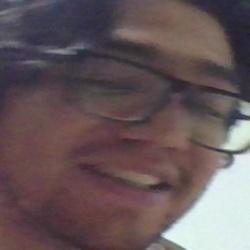
#> input picture TensorFlow/dataset/ignacio/rostro_100.jpg, 250 x 250 px, given in place of the camera
$ python flujo_optico.py
#> lines starting #> are read from the running program, lines starting #| are printed output that depends on the picture; after the words box and inside, x2 and y2 are one past the last pixel; in counts of white or black regions, pixels touching at a corner belong together
# flujo optico
# del tutorial de opencv

import cv2
import numpy as np

# [49 lines left out: function dense_optical_flow, not called in this run]

def lucas_kanade_method(video_path):
    # Read the video
#> called with video_path = 0
    cap = cv2.VideoCapture(video_path)

    # Parameters for ShiTomasi corner detection
    feature_params = dict(maxCorners=100, qualityLevel=0.3, minDistance=7, blockSize=7)

    # Parameters for Lucas Kanade optical flow
    lk_params = dict(
        winSize=(15, 15),
        maxLevel=2,
        criteria=(cv2.TERM_CRITERIA_EPS | cv2.TERM_CRITERIA_COUNT, 10, 0.03),
    )

    # Create random colors
    color = np.random.randint(0, 255, (100, 3))

    # Take first frame and find corners in it
    ret, old_frame = cap.read()
#> old_frame is the input picture: shape (250, 250, 3); mean B, G, R 89.6, 87.3, 102.2
    if not ret:
        print("No se pudo leer el video.")
        return
    old_gray = cv2.cvtColor(old_frame, cv2.COLOR_BGR2GRAY)
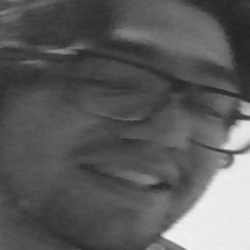
#> old_gray: shape (250, 250); min 34, max 244, mean 92
    p0 = cv2.goodFeaturesToTrack(old_gray, mask=None, **feature_params)
#> p0 = [[163, 235], [235, 157], [238, 122]]

    # Create a mask image for drawing purposes
    mask = np.zeros_like(old_frame)
    while True:
        # Read new frame
        ret, frame = cap.read()
        if not ret:
            break
        frame_gray = cv2.cvtColor(frame, cv2.COLOR_BGR2GRAY)

        # Calculate Optical Flow
        p1, st, err = cv2.calcOpticalFlowPyrLK(
            old_gray, frame_gray, p0, None, **lk_params
        )
#> p1 = [[163, 235], [235, 157], [238, 122]]; st = [1, 1, 1]; err = [0, 0, 0]
        # Select good points
        if p1 is None or st is None:
            break
        good_new = p1[st == 1]
#> good_new = [[163, 235], [235, 157], [238, 122]]
        good_old = p0[st == 1]
#> good_old = [[163, 235], [235, 157], [238, 122]]

        # Draw the tracks
        for i, (new, old) in enumerate(zip(good_new, good_old)):
            a, b = new.ravel()
            c, d = old.ravel()
            mask = cv2.line(mask, (int(a), int(b)), (int(c), int(d)), color[i % 100].tolist(), 2)
            frame = cv2.circle(frame, (int(a), int(b)), 5, color[i % 100].tolist(), -1)
#> this loop made 3 passes
#> (a, b, c, d) on passes 1 to 3: (163, 235, 163, 235), (235, 157, 235, 157), (238, 122, 238, 122)
#> pass 2, in lucas_kanade_method, `frame = cv2.circle(frame, (int(a), int(b)), 5, color[i % 100].tolist()..`:
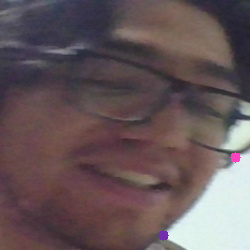
#> frame: shape (250, 250, 3); mean B, G, R 89.6, 87, 102.3
#> after the loop: frame: shape (250, 250, 3); 0.13% of pixels changed, all inside (x1, y1, x2, y2) = (233, 117, 244, 128)
#> after the loop: mask: shape (250, 250, 3); mean of channels 0, 1, 2 0, 0, 0

        # Display the demo
        img = cv2.add(frame, mask)
        cv2.imshow("Lucas-Kanade Optical Flow", img)
        k = cv2.waitKey(25) & 0xFF
#> (key Esc is pressed here)
        if k == 27:
            break

        # Update the previous frame and previous points
        old_gray = frame_gray.copy()
        p0 = good_new.reshape(-1, 1, 2)
    cap.release()
    cv2.destroyAllWindows()
if __name__ == "__main__":
    # Puedes cambiar el nombre del video y si quieres convertir a escala de grises
    #dense_optical_flow(0, to_gray=True)
    lucas_kanade_method(0)
# dense_optical_flow.py
# Ejemplo de uso:
# dense_optical_flow("video.mp4", to_gray=True)

$ run again, on TensorFlow/dataset/ignacio/rostro_11.jpg
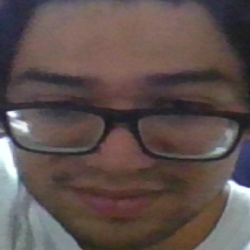
#> input picture TensorFlow/dataset/ignacio/rostro_11.jpg, 250 x 250 px, given in place of the camera
#> in lucas_kanade_method, old_frame is the input picture: shape (250, 250, 3); mean B, G, R 78.2, 80.7, 94.7
#> in lucas_kanade_method, `old_gray = cv2.cvtColor(old_frame, cv2.COLOR_BGR2GRAY)`:
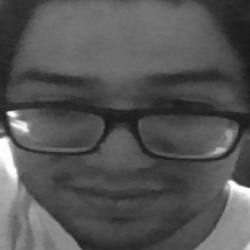
#> old_gray: shape (250, 250); min 23, max 254, mean 84.6
#> p0 = [[8, 113], [229, 183], [12, 119]]
#> st = [1, 1, 1]; err = [0, 0, 0]
#> good_new = [[8, 113], [229, 183], [12, 119]]
#> the loop in lucas_kanade_method, `for i, (new, old) in enumerate(zip(good_new, good_old)):` made 3 passes
#> (a, b, c, d) on passes 1 to 3: (8, 113, 8, 113), (229, 183, 229, 183), (12, 119, 12, 119)
#> pass 2, in lucas_kanade_method, `frame = cv2.circle(frame, (int(a), int(b)), 5, color[i % 100].tolist()..`:
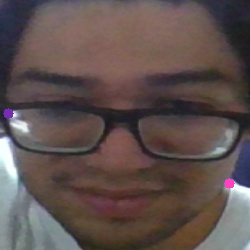
#> frame: shape (250, 250, 3); mean B, G, R 78.2, 80.5, 94.8

$ run again, on TensorFlow/dataset/ignacio/rostro_12.jpg
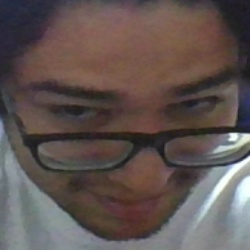
#> input picture TensorFlow/dataset/ignacio/rostro_12.jpg, 250 x 250 px, given in place of the camera
#> in lucas_kanade_method, old_frame is the input picture: shape (250, 250, 3); mean B, G, R 81.2, 84, 96.1
#> in lucas_kanade_method, `old_gray = cv2.cvtColor(old_frame, cv2.COLOR_BGR2GRAY)`:
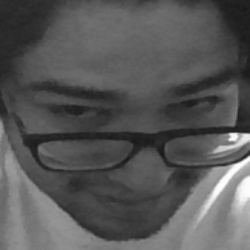
#> old_gray: shape (250, 250); min 23, max 254, mean 87.3
#> p0 = [[230, 137], [239, 136], [233, 124]]
#> st = [1, 1, 1]; err = [0, 0, 0]
#> good_new = [[230, 137], [239, 136], [233, 124]]
#> the loop in lucas_kanade_method, `for i, (new, old) in enumerate(zip(good_new, good_old)):` made 3 passes
#> (a, b, c, d) on passes 1 to 3: (230, 137, 230, 137), (239, 136, 239, 136), (233, 124, 233, 124)
#> pass 2, in lucas_kanade_method, `frame = cv2.circle(frame, (int(a), int(b)), 5, color[i % 100].tolist()..`:
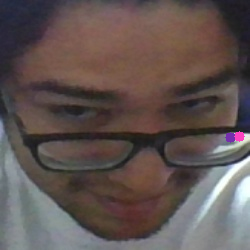
#> frame: shape (250, 250, 3); mean B, G, R 81.1, 83.6, 96.1

$ run again, on TensorFlow/dataset/ignacio/rostro_15.jpg
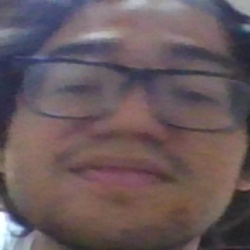
#> input picture TensorFlow/dataset/ignacio/rostro_15.jpg, 250 x 250 px, given in place of the camera
#> in lucas_kanade_method, old_frame is the input picture: shape (250, 250, 3); mean B, G, R 93.1, 89.5, 105
#> in lucas_kanade_method, `old_gray = cv2.cvtColor(old_frame, cv2.COLOR_BGR2GRAY)`:
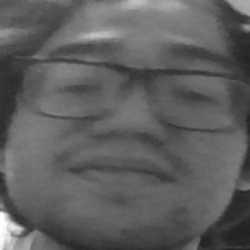
#> old_gray: shape (250, 250); min 32, max 254, mean 94.6
#> p0 = [[21, 229], [12, 232], [3, 214]]
#> st = [1, 1, 1]; err = [0, 0, 0]
#> good_new = [[21, 229], [12, 232], [3, 214]]
#> the loop in lucas_kanade_method, `for i, (new, old) in enumerate(zip(good_new, good_old)):` made 3 passes
#> (a, b, c, d) on passes 1 to 3: (21, 229, 21, 229), (12, 232, 12, 232), (3, 214, 3, 214)
#> pass 2, in lucas_kanade_method, `frame = cv2.circle(frame, (int(a), int(b)), 5, color[i % 100].tolist()..`:
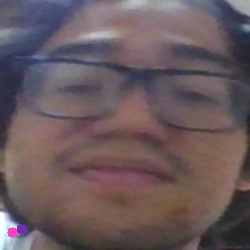
#> frame: shape (250, 250, 3); mean B, G, R 93.1, 89.2, 105.1
